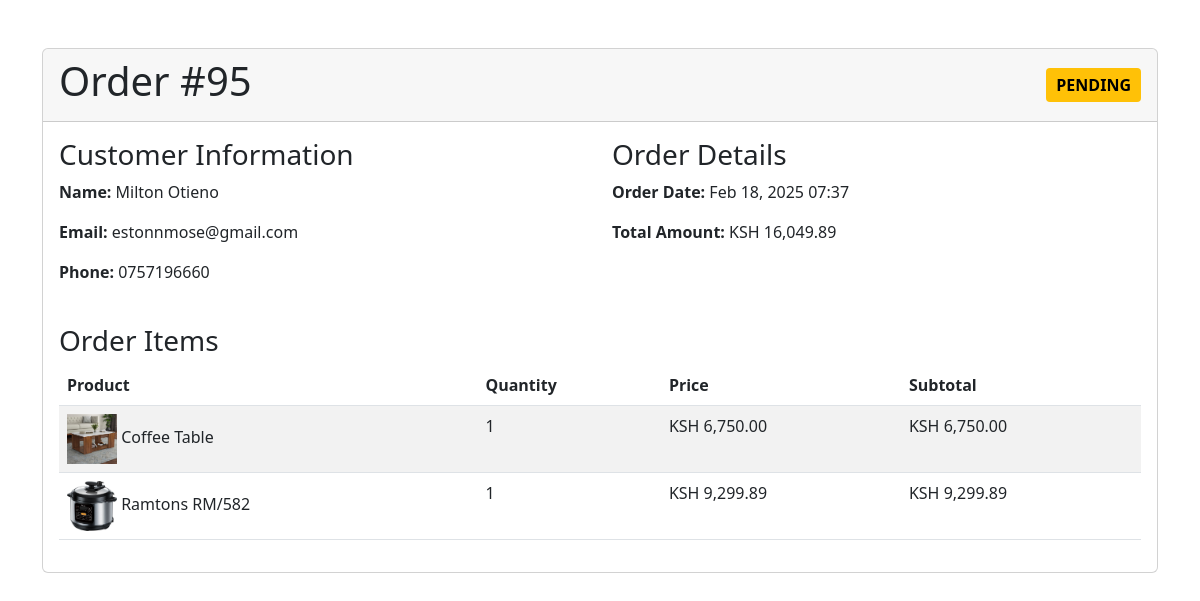
Screenshot of /admin/view_order.php?id=95 (signed in) with the database file from the repository.
### tables this page shows
CREATE TABLE `orders` (
  `id` int(11) NOT NULL,
  `customer_id` int(11) NOT NULL,
  `total_amount` decimal(10,2) NOT NULL DEFAULT 0.00,
  `shipping_address` varchar(255) NOT NULL,
  `city` varchar(100) NOT NULL,
  `phone` varchar(20) NOT NULL,
  `payment_method` enum('mpesa','card','cash') NOT NULL,
  `payment_status` enum('pending','paid','failed') DEFAULT 'pending',
  `status` enum('pending','processing','shipped','delivered','cancelled') DEFAULT 'pending',
  `transaction_id` varchar(100) DEFAULT NULL,
  `created_at` timestamp NOT NULL DEFAULT current_timestamp(),
  `updated_at` timestamp NOT NULL DEFAULT current_timestamp() ON UPDATE current_timestamp(),
  `product_details` text DEFAULT NULL
);

CREATE TABLE `customers` (
  `customer_id` int(11) NOT NULL,
  `first_name` varchar(100) NOT NULL,
  `last_name` varchar(100) NOT NULL,
  `email` varchar(255) NOT NULL,
  `password` varchar(255) NOT NULL,
  `phone` varchar(20) DEFAULT NULL,
  `address_line1` varchar(255) DEFAULT NULL,
  `address_line2` varchar(255) DEFAULT NULL,
  `city` varchar(100) NOT NULL,
  `state` varchar(100) NOT NULL,
  `postal_code` varchar(20) NOT NULL,
  `country` varchar(100) NOT NULL,
  `created_at` timestamp NOT NULL DEFAULT current_timestamp(),
  `reset_token` varchar(255) DEFAULT NULL,
  `reset_token_expiry` datetime DEFAULT NULL
);

### admin/view_order.php (the view, shortened to what this page needs)
<?php
$servername = "localhost";
$username = "root";
$password = "";
$dbname = "ecommerce";
function sanitizeInput($input) {
    return filter_var($input, FILTER_SANITIZE_NUMBER_INT);
}
try {
    $pdo = new PDO("mysql:host=$servername;dbname=$dbname;charset=utf8mb4", $username, $password);
    $pdo->setAttribute(PDO::ATTR_ERRMODE, PDO::ERRMODE_EXCEPTION);
    $order_id = isset($_GET['id']) ? sanitizeInput($_GET['id']) : 0;
    $order_stmt = $pdo->prepare("
        SELECT
            o.*,
            c.first_name,
            c.last_name,
            c.email,
            c.phone
        FROM
            orders o
        JOIN
            customers c ON o.customer_id = c.customer_id
        WHERE
            o.id = :order_id
    ");
    $order_stmt->execute(['order_id' => $order_id]);
    $order = $order_stmt->fetch(PDO::FETCH_ASSOC);
    $product_details = json_decode($order['product_details'], true);
    $product_ids = array_column($product_details, 'id');
    $placeholders = str_repeat('?,', count($product_ids) - 1) . '?';
    $product_stmt = $pdo->prepare("SELECT id, image FROM products WHERE id IN ($placeholders)");
    $product_stmt->execute($product_ids);
    $product_images = $product_stmt->fetchAll(PDO::FETCH_KEY_PAIR);
} catch (Exception $e) {
    logError($e->getMessage());
    die("An error occurred: " . $e->getMessage());
}
?>
<!DOCTYPE html>
<html lang="en">
<head>
    <link href="https://cdn.jsdelivr.net/npm/bootstrap@5.2.3/dist/css/bootstrap.min.css" rel="stylesheet">
   <link href="assets/css/vieworder.css" rel="stylesheet">
</head>
<body>
    <div class="container mt-5">
        <div class="card">
            <div class="card-header d-flex justify-content-between align-items-center">
                <h1>Order #<?php echo $order_id; ?></h1>
                <span class="order-status status-<?php echo strtolower($order['status']); ?>">
                    <?php echo $order['status']; ?>
                </span>
            </div>
            <div class="card-body">
                <div class="row">
                    <div class="col-md-6">
                        <h3>Customer Information</h3>
                        <p><strong>Name:</strong> <?php echo htmlspecialchars($order['first_name'] . ' ' . $order['last_name']); ?></p>
                        <p><strong>Email:</strong> <?php echo htmlspecialchars($order['email']); ?></p>
                        <p><strong>Phone:</strong> <?php echo htmlspecialchars($order['phone']); ?></p>
                    </div>
                    <div class="col-md-6">
                        <h3>Order Details</h3>
                        <p><strong>Order Date:</strong> <?php echo date('M d, Y H:i', strtotime($order['created_at'])); ?></p>
                        <p><strong>Total Amount:</strong> KSH <?php echo number_format($order['total_amount'], 2); ?></p>
                    </div>
                </div>
                <h3 class="mt-4">Order Items</h3>
                <div class="table-responsive">
                    <table class="table table-striped">
                        <thead>
                            <tr>
                                <th>Product</th>
                                <th>Quantity</th>
                                <th>Price</th>
                                <th>Subtotal</th>
                            </tr>
                        </thead>
                        <tbody>
                            <?php if (!empty($product_details)): ?>
                                <?php foreach($product_details as $item): ?>
                                <tr>
                                    <td>
                                        <img src="Products/<?php echo htmlspecialchars($product_images[$item['id']] ?? 'default.jpg'); ?>"
                                             alt="<?php echo htmlspecialchars($item['name']); ?>"
                                             style="max-width: 50px; max-height: 50px;">
                                        <?php echo htmlspecialchars($item['name']); ?>
                                    </td>
                                    <td><?php echo htmlspecialchars($item['quantity']); ?></td>
                                    <td>KSH <?php echo number_format($item['price'], 2); ?></td>
                                    <td>KSH <?php echo number_format($item['item_total'], 2); ?></td>
                                </tr>
                                <?php endforeach; ?>
                            <?php else: ?>
                                <tr><td colspan="4" class="text-center">No items found for this order.</td></tr>
                            <?php endif; ?>
                        </tbody>
                    </table>
                </div>
            </div>
        </div>
    </div>
</body>
</html>

### admin/assets/css/vieworder.css (style rules this page uses)
.order-status { font-weight: bold; text-transform: uppercase; padding: 5px 10px; border-radius: 4px; }
.status-pending { background-color: #ffc107; color: #000; }

### rows the page displays
orders: status "PENDING", customer.last_name "Milton Otieno", customer.email "estonnmose@gmail.com", customer.phone "0757196660", created_at "Feb 18, 2025 07:37", total_amount "16,049.89"

### other values shown
$order_id "95"
$item['name'] "Coffee Table"
$item['quantity'] "1"
$item['price'] "6,750.00"
$item['item_total'] "6,750.00"
$item['name'] "Ramtons RM/582"
$item['price'] "9,299.89"
$item['item_total'] "9,299.89"
